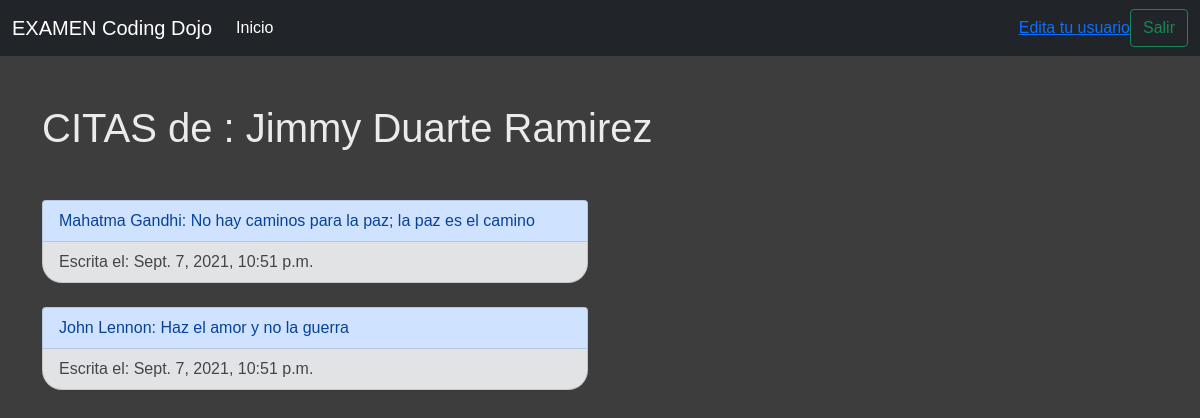
/user/2 (signed in), run on the app's committed database.
### app/models.py (models this page shows, shortened)
class User(models.Model):
    CHOICES = (
        ("user", 'User'),
        ("admin", 'Admin')
    )
    name = models.CharField(max_length=100)
    lastname = models.CharField(max_length=100)
    email = models.EmailField(max_length=255, unique=True)
    role = models.CharField(max_length=255, choices=CHOICES)
    password = models.CharField(max_length=70)
    created_at = models.DateTimeField(auto_now_add=True)
    updated_at = models.DateTimeField(auto_now=True)
    objects = UserManager()

class Quote(models.Model):
    usuario = models.ForeignKey(User, related_name="usuario_quote", on_delete=models.CASCADE)
    autor = models.CharField(max_length=100)
    mensaje = models.CharField(max_length=250)
    created_at = models.DateTimeField(auto_now_add=True)
    updated_at = models.DateTimeField(auto_now=True)

### app/views.py (the view)
# urls.py: path('user/<int:id>', views.user),
def user(request,id):
    context = {
        'usuario': User.objects.filter(id=id),
        'citas' : Quote.objects.filter(usuario_id=id)
    }
    return render(request, 'user.html', context)

### app/templates/user.html (shortened to what this page needs)
{% extends "base.html" %}
{% block contenido %}
{% for all in usuario %}
<h1 class="mt-5">CITAS de : {{all.name}} {{all.lastname}}</h1>
{% endfor %}
<div class="row mt-5">
    <div class="col-6">
        {% for all in citas %}
            <ul class="list-group">
                <li class="list-group-item list-group-item-primary">{{all.autor}}: {{all.mensaje}}</li>
                <li class="list-group-item list-group-item-secondary radsup">Escrita el: {{all.created_at}}</li>
                <br>
            </ul>
        {% endfor %}
    </div>
</div>
{% endblock %}

### app/static/css/main.css (style rules this page uses)
.fondo { background-color: rgb(61, 61, 61); }
.texto { text-decoration-color: aliceblue; color: rgb(235, 235, 235); font-family: Arial, Helvetica, sans-serif; }
.radsup { border-bottom-left-radius: 20px; border-bottom-right-radius: 20px; }

### data on the page
User: name "Jimmy", lastname "Duarte Ramirez"
Quote: autor "Mahatma Gandhi", mensaje "No hay caminos para la paz; la paz es el camino", created_at "Sept. 7, 2021, 10:51 p.m."
Quote: autor "John Lennon", mensaje "Haz el amor y no la guerra", created_at "Sept. 7, 2021, 10:51 p.m."
